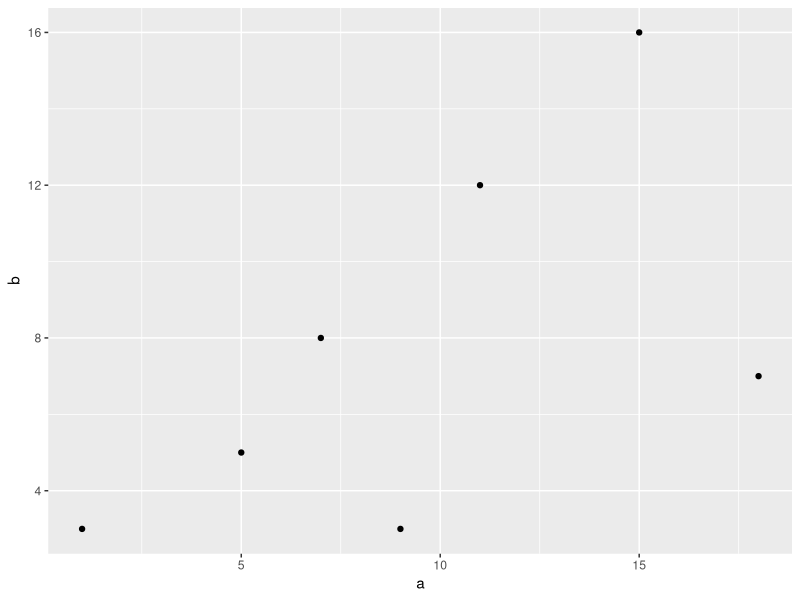

Write the R code that produced this figure.
## ---- chunk 1
library(tidyverse)

df <- data.frame(abc = 1, xyz = "a")
df$x
df[, "xyz"]
df[, c("abc", "xyz")]
df[,1:2]
## ---- chunk 2
df2 <- tibble(abc = 1, xyz = "a")
df2$x
df2[, "xyz"]
df2[, c("abc", "xyz")]
## ---- chunk 3
testt <- tibble(
  `a` = c(1,5,7,9,11,15,18),
  `b` = c(3,5,8,3,12,16,7)
)

testt[["a"]]
## ---- chunk 4
library(ggplot2)
ggplot(testt, aes(x = `a`, y = `b` )) +
 geom_point()
## ---- chunk 5
testt[["c"]] <- testt[["a"]] + testt[["b"]]
## ---- chunk 6
testt <- rename(testt, one = `a`, two = `b`, three = `c`)
glimpse(testt)
## ---- chunk 7
enframe(c(x =1, y =2, z = 12))
